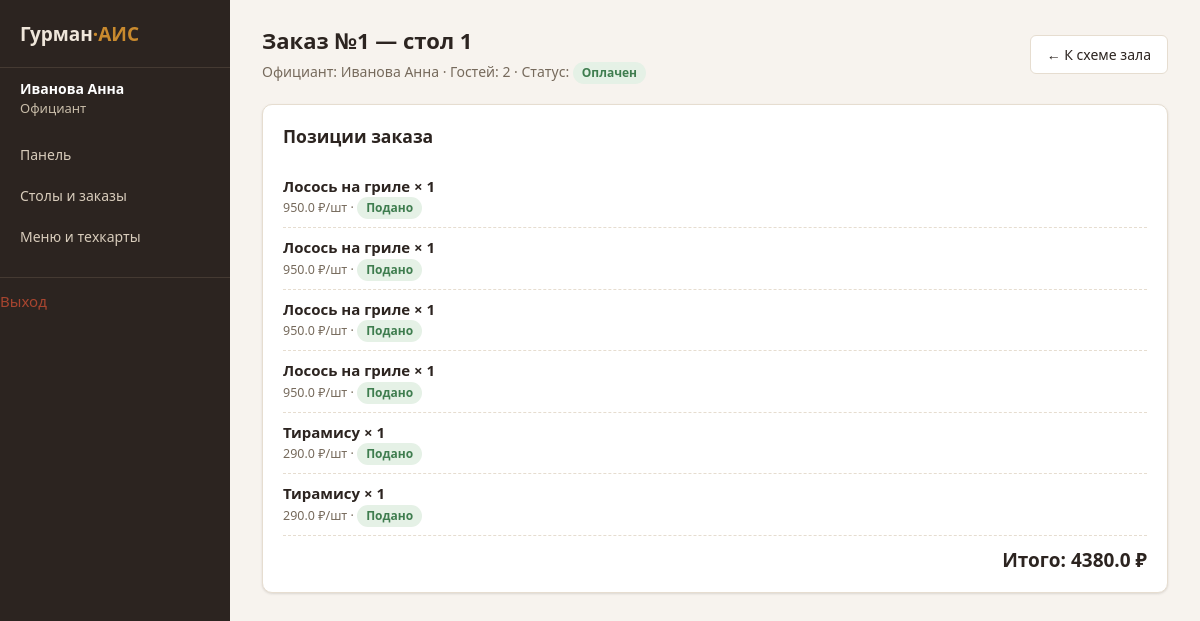
/orders/1 (signed in), run on the app's committed database.
### tables this page shows
CREATE TABLE users (
    id INTEGER PRIMARY KEY AUTOINCREMENT,
    username TEXT UNIQUE NOT NULL,
    password_hash TEXT NOT NULL,
    full_name TEXT NOT NULL,
    role TEXT NOT NULL CHECK (role IN ('admin', 'waiter', 'cook', 'bartender', 'storekeeper', 'accountant')),
    is_active INTEGER NOT NULL DEFAULT 1,
    created_at TEXT NOT NULL DEFAULT (datetime('now'))
);

CREATE TABLE orders (
    id INTEGER PRIMARY KEY AUTOINCREMENT,
    table_id INTEGER REFERENCES restaurant_tables(id) ON DELETE SET NULL,
    waiter_id INTEGER REFERENCES users(id) ON DELETE SET NULL,
    status TEXT NOT NULL DEFAULT 'open' CHECK (status IN ('open', 'sent', 'served', 'paid', 'cancelled')),
    guests INTEGER NOT NULL DEFAULT 1,
    comment TEXT,
    created_at TEXT NOT NULL DEFAULT (datetime('now')),
    closed_at TEXT
);

CREATE TABLE restaurant_tables (
    id INTEGER PRIMARY KEY AUTOINCREMENT,
    number INTEGER UNIQUE NOT NULL,
    seats INTEGER NOT NULL DEFAULT 2,
    status TEXT NOT NULL DEFAULT 'free' CHECK (status IN ('free', 'occupied', 'reserved'))
);

CREATE TABLE order_items (
    id INTEGER PRIMARY KEY AUTOINCREMENT,
    order_id INTEGER NOT NULL REFERENCES orders(id) ON DELETE CASCADE,
    dish_id INTEGER NOT NULL REFERENCES dishes(id),
    qty INTEGER NOT NULL DEFAULT 1,
    price REAL NOT NULL,
    status TEXT NOT NULL DEFAULT 'new' CHECK (status IN ('new', 'cooking', 'ready', 'served', 'cancelled')),
    comment TEXT
);

CREATE TABLE dishes (
    id INTEGER PRIMARY KEY AUTOINCREMENT,
    name TEXT NOT NULL,
    category_id INTEGER REFERENCES categories(id) ON DELETE SET NULL,
    price REAL NOT NULL DEFAULT 0,
    description TEXT,
    station TEXT NOT NULL DEFAULT 'kitchen' CHECK (station IN ('kitchen', 'bar')),
    is_active INTEGER NOT NULL DEFAULT 1
);

### orders.py (the view)
@bp.route("/<int:order_id>")
@login_required
def detail(order_id):
    db = get_db()
    order = db.execute(
        """
        SELECT o.*, t.number AS table_number, u.full_name AS waiter_name
        FROM orders o
        LEFT JOIN restaurant_tables t ON t.id = o.table_id
        LEFT JOIN users u ON u.id = o.waiter_id
        WHERE o.id = ?
        """,
        (order_id,),
    ).fetchone()
    if order is None:
        flash("Заказ не найден.", "error")
        return redirect(url_for("orders.tables"))
    items = db.execute(
        """
        SELECT oi.*, d.name AS dish_name, d.station
        FROM order_items oi
        JOIN dishes d ON d.id = oi.dish_id
        WHERE oi.order_id = ?
        ORDER BY oi.id
        """,
        (order_id,),
    ).fetchall()
    dishes = db.execute(
        "SELECT d.*, c.name AS category_name FROM dishes d "
        "LEFT JOIN categories c ON c.id = d.category_id WHERE d.is_active = 1 ORDER BY c.name, d.name"
    ).fetchall()
    total = sum(i["price"] * i["qty"] for i in items if i["status"] != "cancelled")
    return render_template(
        "orders/order_detail.html", order=order, items=items, dishes=dishes, total=total
    )

### auth.py (called while the page is built)
@bp.before_app_request
def load_logged_in_user():
    user_id = session.get("user_id")
    if user_id is None:
        g.user = None
    else:
        db = get_db()
        g.user = db.execute(
            "SELECT * FROM users WHERE id = ? AND is_active = 1", (user_id,)
        ).fetchone()

### database.py (called while the page is built)
def get_db():
    if "db" not in g:
        g.db = sqlite3.connect(
            current_app.config["DATABASE"],
            detect_types=sqlite3.PARSE_DECLTYPES,
        )
        g.db.row_factory = sqlite3.Row
        g.db.execute("PRAGMA foreign_keys = ON")
    return g.db

### utils.py (called while the page is built)
def login_required(view):
    @functools.wraps(view)
    def wrapped(**kwargs):
        if g.user is None:
            return redirect(url_for("auth.login", next=request.path))
        return view(**kwargs)
    return wrapped

### templates/orders/order_detail.html (shortened to what this page needs)
{% extends "base.html" %}
{% block content %}
<div class="page-header">
    <div>
        <h1>Заказ №{{ order['id'] }} — стол {{ order['table_number'] or '—' }}</h1>
        <p class="subtitle">
            Официант: {{ order['waiter_name'] or '—' }} ·
            Гостей: {{ order['guests'] }} ·
            Статус: <span class="badge badge--{{ order['status'] }}">
                {{ {'open': 'Открыт', 'sent': 'Передан на кухню', 'served': 'Подано', 'paid': 'Оплачен', 'cancelled': 'Отменён'}[order['status']] }}
            </span>
        </p>
    </div>
    <a class="btn btn--secondary" href="{{ url_for('orders.tables') }}">← К схеме зала</a>
</div>
<div class="grid grid--2">
    <div class="card">
        <h3 class="mt-0">Позиции заказа</h3>
        {% for item in items %}
        <div class="order-line">
            <div>
                <div class="order-line__name">{{ item['dish_name'] }} × {{ item['qty'] }}</div>
                <div class="order-line__meta">
                    {{ item['price']|round(2) }} ₽/шт ·
                    <span class="badge badge--{{ item['status'] }}">
                        {{ {'new': 'Новая', 'cooking': 'Готовится', 'ready': 'Готово', 'served': 'Подано', 'cancelled': 'Отменена'}[item['status']] }}
                    </span>
                </div>
            </div>
        </div>
        {% else %}
        <p class="empty-state">В заказе пока нет позиций</p>
        {% endfor %}
        <div class="order-total">Итого: {{ total|round(2) }} ₽</div>
    </div>
</div>
{% endblock %}

### templates/base.html (shortened to what this page needs)
<!doctype html>
<html lang="ru">
<head>
    <link rel="stylesheet" href="{{ url_for('static', filename='css/style.css') }}">
</head>
<body {% block body_attrs %}{% endblock %}>
<div class="app-layout">
    <aside class="sidebar">
        <div class="sidebar__brand">Гурман<span>·АИС</span></div>
        {% if g.user %}
        <div class="sidebar__user">
            <strong>{{ g.user['full_name'] }}</strong>
            {{ role_labels.get(g.user['role'], g.user['role']) }}
        </div>
        <nav>
            <a href="{{ url_for('index') }}">Панель</a>
            <a href="{{ url_for('orders.tables') }}">Столы и заказы</a>
            {% if g.user['role'] in ('cook', 'bartender', 'accountant', 'waiter', 'admin') %}
            <a href="{{ url_for('dishes.list_dishes') }}">Меню и техкарты</a>
            {% endif %}
        </nav>
        <div class="sidebar__logout">
            <a href="{{ url_for('auth.logout') }}">Выход</a>
        </div>
        {% endif %}
    </aside>
    <main class="main">
        {% block content %}{% endblock %}
    </main>
</div>
</body>
</html>

### static/css/style.css (style rules this page uses)
* { box-sizing: border-box; }
body { margin: 0; font-family: var(--font-main); background: var(--color-bg); color: var(--color-text); font-size: 15px; line-height: 1.5; }
a { color: var(--color-primary); text-decoration: none; }
.app-layout { display: flex; min-height: 100vh; }
.sidebar { width: 230px; background: #2c2420; color: #efe6da; padding: 20px 0; flex-shrink: 0; }
.sidebar__brand { font-size: 19px; font-weight: 700; padding: 0 20px 18px; border-bottom: 1px solid #453a32; margin-bottom: 10px; }
.sidebar__brand span { color: var(--color-accent); }
.sidebar__user { padding: 0 20px 16px; font-size: 13px; color: #c9bda9; }
.sidebar__user strong { display: block; color: #fff; font-size: 14px; }
.sidebar nav a { display: block; padding: 10px 20px; color: #d8ccbb; font-size: 14px; }
.sidebar__logout { margin-top: 20px; border-top: 1px solid #453a32; padding-top: 12px; }
.main { flex: 1; padding: 24px 32px 60px; max-width: 1200px; }
.page-header { display: flex; justify-content: space-between; align-items: center; margin-bottom: 20px; flex-wrap: wrap; gap: 10px; }
.page-header h1 { margin: 0; font-size: 22px; }
.page-header p.subtitle { margin: 4px 0 0; color: var(--color-text-muted); font-size: 14px; }
.card { background: var(--color-surface); border: 1px solid var(--color-border); border-radius: var(--radius); box-shadow: var(--shadow); padding: 18px 20px; margin-bottom: 18px; }
.card h2, .card h3 { margin-top: 0; }
.grid { display: grid; gap: 16px; }
.grid--2 { grid-template-columns: repeat(auto-fit, minmax(280px, 1fr)); }
.btn { display: inline-block; padding: 8px 16px; border-radius: var(--radius-sm); border: 1px solid transparent; background: var(--color-primary); color: #fff; font-size: 14px; cursor: pointer; font-family: inherit; }
.btn--secondary { background: var(--color-surface); color: var(--color-text); border-color: var(--color-border); }
.badge { display: inline-block; padding: 2px 9px; border-radius: 999px; font-size: 12px; font-weight: 600; }
.badge--free, .badge--done, .badge--served, .badge--paid { background: var(--color-success-bg); color: var(--color-success); }
.order-line { display: flex; justify-content: space-between; align-items: center; padding: 8px 0; border-bottom: 1px dashed var(--color-border); gap: 10px; }
.order-line__name { font-weight: 600; }
.order-line__meta { font-size: 12.5px; color: var(--color-text-muted); }
.order-total { font-size: 19px; font-weight: 700; text-align: right; margin-top: 10px; }
.mt-0 { margin-top: 0; }

### static/css/variables.css (style rules this page uses)
:root { --color-bg: #f7f3ee; --color-surface: #ffffff; --color-surface-alt: #faf6f0; --color-border: #e6ddd0; --color-primary: #a8452f; --color-primary-dark: #8a3623; --color-primary-light: #f1ded6; --color-accent: #c98a2e; --color-text: #2c2420; --color-text-muted: #766a5c; --color-success: #3f7d4f; --color-success-bg: #e5f1e6; --color-error: #b23b3b; --color-error-bg: #fbe7e5; --color-warning: #c98a2e; --color-warning-bg: #fbeecd; --radius: 10px; --radius-sm: 6px; --shadow: 0 1px 3px rgba(44, 36, 32, 0.08), 0 1px 2px rgba(44, 36, 32, 0.06); --font-main: "Segoe UI", "PT Sans", Arial, sans-serif; }

### data on the page
users: user.full_name "Иванова Анна", get "Официант", full_name "Иванова Анна"
orders: id "1", guests "2", status "Оплачен"
restaurant_tables: number "1"
order_items: dish_name "Лосось на гриле", qty "1", price "950.0", status "Подано"
order_items: dish_name "Лосось на гриле", qty "1", price "950.0", status "Подано"
order_items: dish_name "Лосось на гриле", qty "1", price "950.0", status "Подано"
order_items: dish_name "Лосось на гриле", qty "1", price "950.0", status "Подано"
order_items: dish_name "Тирамису", qty "1", price "290.0", status "Подано"
order_items: dish_name "Тирамису", qty "1", price "290.0", status "Подано"

### other printed values
{{ total|round(2) }} "4380.0"
